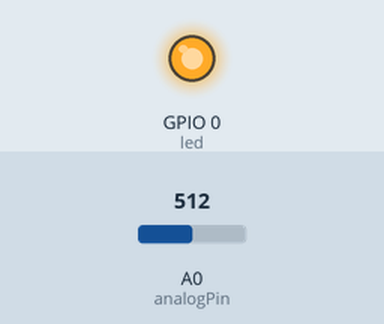
This sketch was run on a simulated ESP8266 (NodeMCU). Shown: output pins drawn as LEDs (lit = HIGH). The inputs (shaded band) are chosen by the test bench; at power-on: A0 (analogPin) = 512. WiFi joins after 1.5 s; servers stay silent unless stated; no MQTT or app messages arrive unless stated; what the sketch prints to the serial monitor is not drawn.

Above: at 4.2 s.
4.3 s: A0 (analogPin) set to 315
5.8 s: A0 (analogPin) set to 293
At 6.9 s:
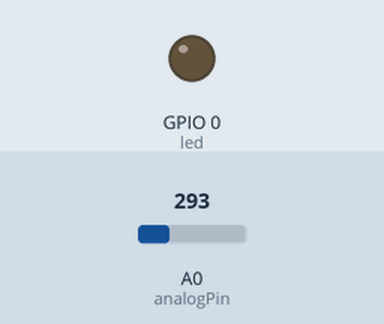
7.3 s: A0 (analogPin) set to 306
At 8.2 s:
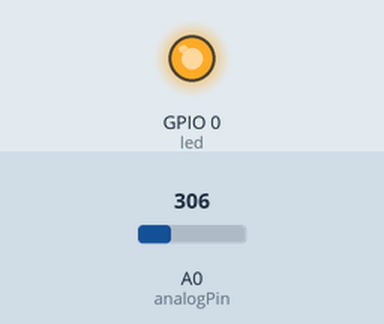
Timing chart, 0 to 9.8 s (numbered marks = the images above; inputs shaded):
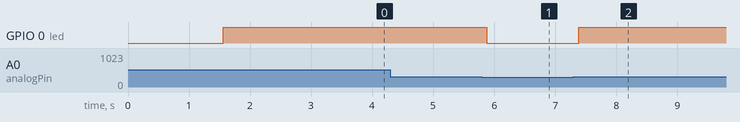

The sketch:

watersensor.ino
```cpp
#include <ESP8266WiFi.h>                //默认，加载WIFI头文件
#include "PubSubClient.h"               //默认，加载MQTT库文件

//***********WIFI**************//
const char* ssid = "501-2.4G";  // Enter SSID here
const char* password = "123456a.";  //Enter Password here
//************************************//
//MQTT
const char*  topic1 = "water";             //主题名字
#define ID_MQTT  "2205b187c6079ed1deda0d2b14ae2716"     //Client ID
long timeval = 1000;                  //上传的传感器时间间隔，默认1秒
const char* mqtt_server = "bemfa.com";   //MQTT服务器地址
const int mqtt_server_port = 9501;       //MQTT服务器端口
long lastMsg = 0;//时间戳
WiFiClient espClient;
PubSubClient client(espClient);//mqtt初始化
//*******************

int analogPin = A0; //水位传感器连接到模拟口1
int led = 0; //食人鱼灯连接到数字口12
int val = 0; //定义变量val 初值为0
int data = 0; //定义变量data 初值为0

void setup() {
  Serial.begin(115200); //设定波特率为9600
  pinMode(led, OUTPUT); //定义led 为输出引脚
  setup_wifi();
  client.setServer(mqtt_server,mqtt_server_port);
  if(client.connect(ID_MQTT)){
    client.subscribe("water");
    client.subscribe("lockSwitch");
    client.setCallback(MsgCallback);
  }else{
    Serial.println("connection failed");
  }
}

void loop() {
  if(!client.connected()){
    reconnect();
  }
  client.loop();
  val = analogRead(analogPin); //读取模拟值送给变量val
  if(val>300){ //判断变量val 是否大于700
  digitalWrite(led,HIGH); //变量val 大于700 时，点亮食人鱼灯
  }
  else{
  digitalWrite(led,LOW); //变量val 小于700 时，熄灭食人鱼灯
  }
  data = val; //变量val 赋值给变量data
  long now = millis();//获取当前时间戳
  if (now - lastMsg > timeval) {//如果达到3s，进行数据上传
    lastMsg = now;
    String  msg = String(data);
    client.publish(topic1, msg.c_str());//数据上传
  }
  delay(100);
}
//wifi初始化
void setup_wifi() {
  delay(10);
  Serial.println();
  Serial.print("Connecting to ");
  Serial.println(ssid);

  WiFi.begin(ssid, password);  //连接wifi

  while (WiFi.status() != WL_CONNECTED) { //等待wifi连接
    delay(500);
    Serial.print(".");
  }
  Serial.println("");
  Serial.println("WiFi connected");
  Serial.println("IP address: ");
  Serial.println(WiFi.localIP());
}
//消息接收
void MsgCallback(char* topic, byte* payload, unsigned int length) {
  // Serial.print(topic);
  // Serial.print(":");
  String msg = "";
  for(int i=0;i<length;i++){
    msg += (char)payload[i];
  }
  msg += topic;
  if(msg == "onlockSwitch"){
    Serial.println("lockon");
  }
  msg = "";
}
//重新连接
void reconnect() {
  // Loop until we're reconnected
  while (!client.connected()) {
    Serial.print("Attempting MQTT connection...");
    // Attempt to connect
    if (client.connect(ID_MQTT)) {
      Serial.println("connected");
    } else {
      Serial.print("failed, rc=");
      Serial.print(client.state());
      Serial.println(" try again in 5 seconds");
      // Wait 5 seconds before retrying
      delay(5000);
    }
  }
}
```

Measured:
- the behaviour switches between 301 and 300 on A0 (analogPin) (found by bisection; images 0 and 1)
- after the input at 4.3 s, every drawn part: stays the same
- after the input at 5.8 s, GPIO 0 (led): HIGH → LOW after 0.08 s
- after the input at 7.3 s, GPIO 0 (led): LOW → HIGH after 0.08 s
